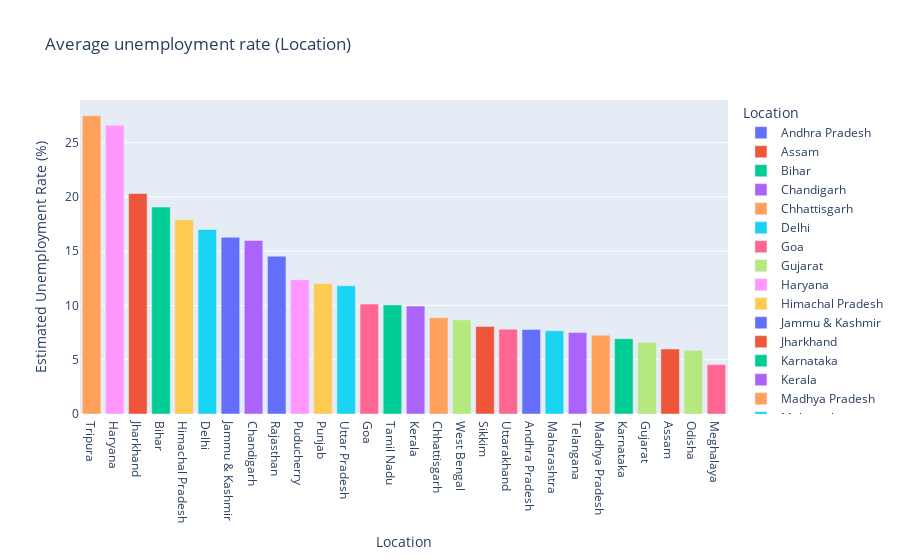

Notebook cell for this chart:
### Code cell
# average unemployment rate bar plot

fig = px.bar(Location,x='Location',y='Estimated Unemployment Rate (%)',color='Location',title='Average unemployment rate (Location)')
fig.update_layout(xaxis={'categoryorder':'total descending'})
fig.show()

### Figure 1 — Plotly figure (JSON) as saved in the notebook; plotly's stock layout.template omitted (floating-point values rounded to 4 significant figures)
{"data": [{"alignmentgroup": "True", "hovertemplate": "Location=%{x}<br>Estimated Unemployment Rate (%)=%{y}<extra></extra>", "legendgroup": "Andhra Pradesh", "marker": {"color": "#636efa", "pattern": {"shape": ""}}, "name": "Andhra Pradesh", "offsetgroup": "Andhra Pradesh", "orientation": "v", "showlegend": true, "textposition": "auto", "type": "bar", "x": ["Andhra Pradesh"], "xaxis": "x", "y": [7.789], "yaxis": "y"}, {"alignmentgroup": "True", "hovertemplate": "Location=%{x}<br>Estimated Unemployment Rate (%)=%{y}<extra></extra>", "legendgroup": "Assam", "marker": {"color": "#EF553B", "pattern": {"shape": ""}}, "name": "Assam", "offsetgroup": "Assam", "orientation": "v", "showlegend": true, "textposition": "auto", "type": "bar", "x": ["Assam"], "xaxis": "x", "y": [5.991], "yaxis": "y"}, {"alignmentgroup": "True", "hovertemplate": "Location=%{x}<br>Estimated Unemployment Rate (%)=%{y}<extra></extra>", "legendgroup": "Bihar", "marker": {"color": "#00cc96", "pattern": {"shape": ""}}, "name": "Bihar", "offsetgroup": "Bihar", "orientation": "v", "showlegend": true, "textposition": "auto", "type": "bar", "x": ["Bihar"], "xaxis": "x", "y": [19.06], "yaxis": "y"}, {"alignmentgroup": "True", "hovertemplate": "Location=%{x}<br>Estimated Unemployment Rate (%)=%{y}<extra></extra>", "legendgroup": "Chandigarh", "marker": {"color": "#ab63fa", "pattern": {"shape": ""}}, "name": "Chandigarh", "offsetgroup": "Chandigarh", "orientation": "v", "showlegend": true, "textposition": "auto", "type": "bar", "x": ["Chandigarh"], "xaxis": "x", "y": [15.99], "yaxis": "y"}, {"alignmentgroup": "True", "hovertemplate": "Location=%{x}<br>Estimated Unemployment Rate (%)=%{y}<extra></extra>", "legendgroup": "Chhattisgarh", "marker": {"color": "#FFA15A", "pattern": {"shape": ""}}, "name": "Chhattisgarh", "offsetgroup": "Chhattisgarh", "orientation": "v", "showlegend": true, "textposition": "auto", "type": "bar", "x": ["Chhattisgarh"], "xaxis": "x", "y": [8.866], "yaxis": "y"}, {"alignmentgroup": "True", "hovertemplate": "Location=%{x}<br>Estimated Unemployment Rate (%)=%{y}<extra></extra>", "legendgroup": "Delhi", "marker": {"color": "#19d3f3", "pattern": {"shape": ""}}, "name": "Delhi", "offsetgroup": "Delhi", "orientation": "v", "showlegend": true, "textposition": "auto", "type": "bar", "x": ["Delhi"], "xaxis": "x", "y": [17.0], "yaxis": "y"}, {"alignmentgroup": "True", "hovertemplate": "Location=%{x}<br>Estimated Unemployment Rate (%)=%{y}<extra></extra>", "legendgroup": "Goa", "marker": {"color": "#FF6692", "pattern": {"shape": ""}}, "name": "Goa", "offsetgroup": "Goa", "orientation": "v", "showlegend": true, "textposition": "auto", "type": "bar", "x": ["Goa"], "xaxis": "x", "y": [10.12], "yaxis": "y"}, {"alignmentgroup": "True", "hovertemplate": "Location=%{x}<br>Estimated Unemployment Rate (%)=%{y}<extra></extra>", "legendgroup": "Gujarat", "marker": {"color": "#B6E880", "pattern": {"shape": ""}}, "name": "Gujarat", "offsetgroup": "Gujarat", "orientation": "v", "showlegend": true, "textposition": "auto", "type": "bar", "x": ["Gujarat"], "xaxis": "x", "y": [6.588], "yaxis": "y"}, {"alignmentgroup": "True", "hovertemplate": "Location=%{x}<br>Estimated Unemployment Rate (%)=%{y}<extra></extra>", "legendgroup": "Haryana", "marker": {"color": "#FF97FF", "pattern": {"shape": ""}}, "name": "Haryana", "offsetgroup": "Haryana", "orientation": "v", "showlegend": true, "textposition": "auto", "type": "bar", "x": ["Haryana"], "xaxis": "x", "y": [26.6], "yaxis": "y"}, {"alignmentgroup": "True", "hovertemplate": "Location=%{x}<br>Estimated Unemployment Rate (%)=%{y}<extra></extra>", "legendgroup": "Himachal Pradesh", "marker": {"color": "#FECB52", "pattern": {"shape": ""}}, "name": "Himachal Pradesh", "offsetgroup": "Himachal Pradesh", "orientation": "v", "showlegend": true, "textposition": "auto", "type": "bar", "x": ["Himachal Pradesh"], "xaxis": "x", "y": [17.89], "yaxis": "y"}, {"alignmentgroup": "True", "hovertemplate": "Location=%{x}<br>Estimated Unemployment Rate (%)=%{y}<extra></extra>", "legendgroup": "Jammu & Kashmir", "marker": {"color": "#636efa", "pattern": {"shape": ""}}, "name": "Jammu & Kashmir", "offsetgroup": "Jammu & Kashmir", "orientation": "v", "showlegend": true, "textposition": "auto", "type": "bar", "x": ["Jammu & Kashmir"], "xaxis": "x", "y": [16.28], "yaxis": "y"}, {"alignmentgroup": "True", "hovertemplate": "Location=%{x}<br>Estimated Unemployment Rate (%)=%{y}<extra></extra>", "legendgroup": "Jharkhand", "marker": {"color": "#EF553B", "pattern": {"shape": ""}}, "name": "Jharkhand", "offsetgroup": "Jharkhand", "orientation": "v", "showlegend": true, "textposition": "auto", "type": "bar", "x": ["Jharkhand"], "xaxis": "x", "y": [20.31], "yaxis": "y"}, {"alignmentgroup": "True", "hovertemplate": "Location=%{x}<br>Estimated Unemployment Rate (%)=%{y}<extra></extra>", "legendgroup": "Karnataka", "marker": {"color": "#00cc96", "pattern": {"shape": ""}}, "name": "Karnataka", "offsetgroup": "Karnataka", "orientation": "v", "showlegend": true, "textposition": "auto", "type": "bar", "x": ["Karnataka"], "xaxis": "x", "y": [6.937], "yaxis": "y"}, {"alignmentgroup": "True", "hovertemplate": "Location=%{x}<br>Estimated Unemployment Rate (%)=%{y}<extra></extra>", "legendgroup": "Kerala", "marker": {"color": "#ab63fa", "pattern": {"shape": ""}}, "name": "Kerala", "offsetgroup": "Kerala", "orientation": "v", "showlegend": true, "textposition": "auto", "type": "bar", "x": ["Kerala"], "xaxis": "x", "y": [9.942], "yaxis": "y"}, {"alignmentgroup": "True", "hovertemplate": "Location=%{x}<br>Estimated Unemployment Rate (%)=%{y}<extra></extra>", "legendgroup": "Madhya Pradesh", "marker": {"color": "#FFA15A", "pattern": {"shape": ""}}, "name": "Madhya Pradesh", "offsetgroup": "Madhya Pradesh", "orientation": "v", "showlegend": true, "textposition": "auto", "type": "bar", "x": ["Madhya Pradesh"], "xaxis": "x", "y": [7.261], "yaxis": "y"}, {"alignmentgroup": "True", "hovertemplate": "Location=%{x}<br>Estimated Unemployment Rate (%)=%{y}<extra></extra>", "legendgroup": "Maharashtra", "marker": {"color": "#19d3f3", "pattern": {"shape": ""}}, "name": "Maharashtra", "offsetgroup": "Maharashtra", "orientation": "v", "showlegend": true, "textposition": "auto", "type": "bar", "x": ["Maharashtra"], "xaxis": "x", "y": [7.668], "yaxis": "y"}, {"alignmentgroup": "True", "hovertemplate": "Location=%{x}<br>Estimated Unemployment Rate (%)=%{y}<extra></extra>", "legendgroup": "Meghalaya", "marker": {"color": "#FF6692", "pattern": {"shape": ""}}, "name": "Meghalaya", "offsetgroup": "Meghalaya", "orientation": "v", "showlegend": true, "textposition": "auto", "type": "bar", "x": ["Meghalaya"], "xaxis": "x", "y": [4.547], "yaxis": "y"}, {"alignmentgroup": "True", "hovertemplate": "Location=%{x}<br>Estimated Unemployment Rate (%)=%{y}<extra></extra>", "legendgroup": "Odisha", "marker": {"color": "#B6E880", "pattern": {"shape": ""}}, "name": "Odisha", "offsetgroup": "Odisha", "orientation": "v", "showlegend": true, "textposition": "auto", "type": "bar", "x": ["Odisha"], "xaxis": "x", "y": [5.869], "yaxis": "y"}, {"alignmentgroup": "True", "hovertemplate": "Location=%{x}<br>Estimated Unemployment Rate (%)=%{y}<extra></extra>", "legendgroup": "Puducherry", "marker": {"color": "#FF97FF", "pattern": {"shape": ""}}, "name": "Puducherry", "offsetgroup": "Puducherry", "orientation": "v", "showlegend": true, "textposition": "auto", "type": "bar", "x": ["Puducherry"], "xaxis": "x", "y": [12.36], "yaxis": "y"}, {"alignmentgroup": "True", "hovertemplate": "Location=%{x}<br>Estimated Unemployment Rate (%)=%{y}<extra></extra>", "legendgroup": "Punjab", "marker": {"color": "#FECB52", "pattern": {"shape": ""}}, "name": "Punjab", "offsetgroup": "Punjab", "orientation": "v", "showlegend": true, "textposition": "auto", "type": "bar", "x": ["Punjab"], "xaxis": "x", "y": [12.02], "yaxis": "y"}, {"alignmentgroup": "True", "hovertemplate": "Location=%{x}<br>Estimated Unemployment Rate (%)=%{y}<extra></extra>", "legendgroup": "Rajasthan", "marker": {"color": "#636efa", "pattern": {"shape": ""}}, "name": "Rajasthan", "offsetgroup": "Rajasthan", "orientation": "v", "showlegend": true, "textposition": "auto", "type": "bar", "x": ["Rajasthan"], "xaxis": "x", "y": [14.53], "yaxis": "y"}, {"alignmentgroup": "True", "hovertemplate": "Location=%{x}<br>Estimated Unemployment Rate (%)=%{y}<extra></extra>", "legendgroup": "Sikkim", "marker": {"color": "#EF553B", "pattern": {"shape": ""}}, "name": "Sikkim", "offsetgroup": "Sikkim", "orientation": "v", "showlegend": true, "textposition": "auto", "type": "bar", "x": ["Sikkim"], "xaxis": "x", "y": [8.063], "yaxis": "y"}, {"alignmentgroup": "True", "hovertemplate": "Location=%{x}<br>Estimated Unemployment Rate (%)=%{y}<extra></extra>", "legendgroup": "Tamil Nadu", "marker": {"color": "#00cc96", "pattern": {"shape": ""}}, "name": "Tamil Nadu", "offsetgroup": "Tamil Nadu", "orientation": "v", "showlegend": true, "textposition": "auto", "type": "bar", "x": ["Tamil Nadu"], "xaxis": "x", "y": [10.05], "yaxis": "y"}, {"alignmentgroup": "True", "hovertemplate": "Location=%{x}<br>Estimated Unemployment Rate (%)=%{y}<extra></extra>", "legendgroup": "Telangana", "marker": {"color": "#ab63fa", "pattern": {"shape": ""}}, "name": "Telangana", "offsetgroup": "Telangana", "orientation": "v", "showlegend": true, "textposition": "auto", "type": "bar", "x": ["Telangana"], "xaxis": "x", "y": [7.5], "yaxis": "y"}, {"alignmentgroup": "True", "hovertemplate": "Location=%{x}<br>Estimated Unemployment Rate (%)=%{y}<extra></extra>", "legendgroup": "Tripura", "marker": {"color": "#FFA15A", "pattern": {"shape": ""}}, "name": "Tripura", "offsetgroup": "Tripura", "orientation": "v", "showlegend": true, "textposition": "auto", "type": "bar", "x": ["Tripura"], "xaxis": "x", "y": [27.48], "yaxis": "y"}, {"alignmentgroup": "True", "hovertemplate": "Location=%{x}<br>Estimated Unemployment Rate (%)=%{y}<extra></extra>", "legendgroup": "Uttar Pradesh", "marker": {"color": "#19d3f3", "pattern": {"shape": ""}}, "name": "Uttar Pradesh", "offsetgroup": "Uttar Pradesh", "orientation": "v", "showlegend": true, "textposition": "auto", "type": "bar", "x": ["Uttar Pradesh"], "xaxis": "x", "y": [11.81], "yaxis": "y"}, {"alignmentgroup": "True", "hovertemplate": "Location=%{x}<br>Estimated Unemployment Rate (%)=%{y}<extra></extra>", "legendgroup": "Uttarakhand", "marker": {"color": "#FF6692", "pattern": {"shape": ""}}, "name": "Uttarakhand", "offsetgroup": "Uttarakhand", "orientation": "v", "showlegend": true, "textposition": "auto", "type": "bar", "x": ["Uttarakhand"], "xaxis": "x", "y": [7.819], "yaxis": "y"}, {"alignmentgroup": "True", "hovertemplate": "Location=%{x}<br>Estimated Unemployment Rate (%)=%{y}<extra></extra>", "legendgroup": "West Bengal", "marker": {"color": "#B6E880", "pattern": {"shape": ""}}, "name": "West Bengal", "offsetgroup": "West Bengal", "orientation": "v", "showlegend": true, "textposition": "auto", "type": "bar", "x": ["West Bengal"], "xaxis": "x", "y": [8.669], "yaxis": "y"}], "layout": {"autosize": true, "barmode": "relative", "legend": {"title": {"text": "Location"}, "tracegroupgap": 0}, "title": {"text": "Average unemployment rate (Location)"}, "xaxis": {"anchor": "y", "autorange": true, "categoryarray": ["Andhra Pradesh", "Assam", "Bihar", "Chandigarh", "Chhattisgarh", "Delhi", "Goa", "Gujarat", "Haryana", "Himachal Pradesh", "Jammu & Kashmir", "Jharkhand", "Karnataka", "Kerala", "Madhya Pradesh", "Maharashtra", "Meghalaya", "Odisha", "Puducherry", "Punjab", "Rajasthan", "Sikkim", "Tamil Nadu", "Telangana", "Tripura", "Uttar Pradesh", "Uttarakhand", "West Bengal"], "categoryorder": "total descending", "domain": [0, 1], "range": [-0.5, 27.5], "title": {"text": "Location"}, "type": "category"}, "yaxis": {"anchor": "x", "autorange": true, "domain": [0, 1], "range": [0, 28.93], "title": {"text": "Estimated Unemployment Rate (%)"}, "type": "linear"}}}
